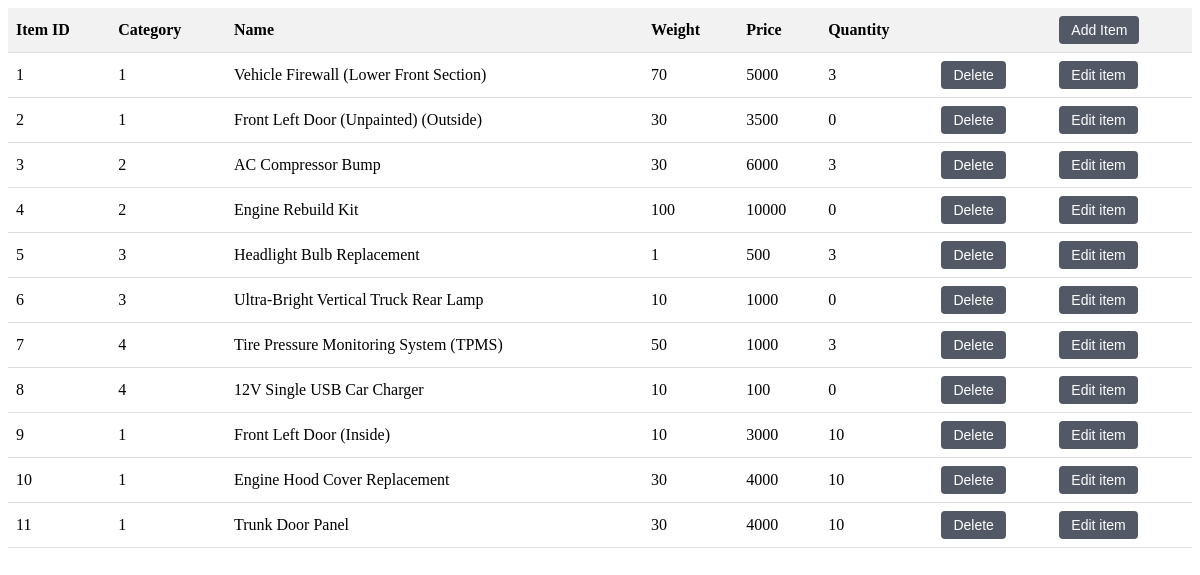
Before: /4523html&css/php/loadItem.php with the older database file.
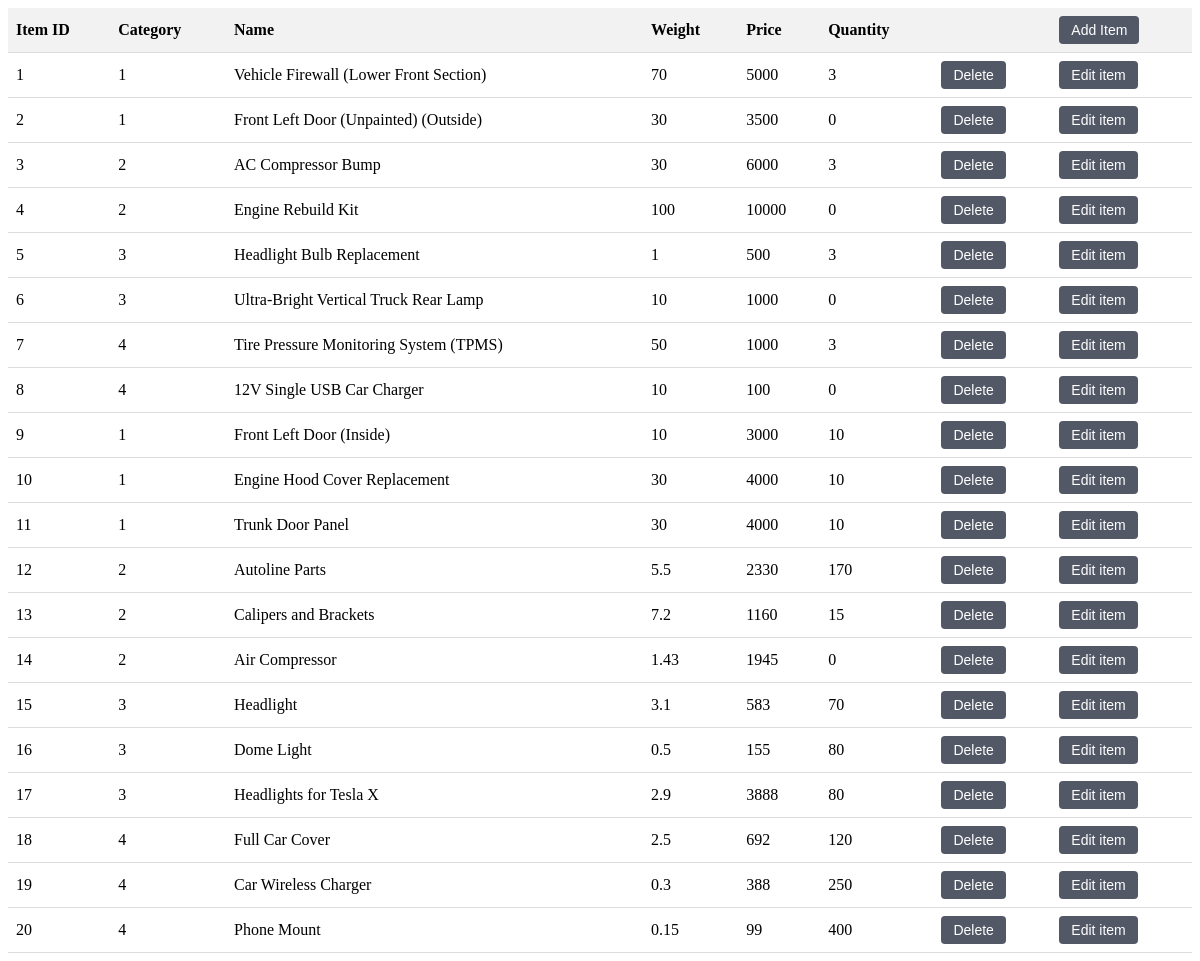
After: the same page with the newer database file.
### tables this page shows
CREATE TABLE Item (
    sparePartNum INT(10) NOT NULL,
    sparePartCategory INT(1) NOT NULL,
    sparePartName VARCHAR(255) NOT NULL,
    sparePartImage VARCHAR(100) NOT NULL,
    sparePartDescription VARCHAR(255),
    weight DOUBLE NOT NULL,
    stockItemQty INT(10) NOT NULL,
    price DOUBLE NOT NULL,
    PRIMARY KEY (sparePartNum)
);

### 4523html&css/php/loadItem.php (the view, shortened to what this page needs)
<!DOCTYPE html>
<html>
    <link rel="stylesheet" type="text/css" href="../css/item.css">
<?php
$servername = "127.0.0.1";
$username = "root";
$password = "";
$dbname = "projectdb";
$conn = new mysqli($servername, $username, $password, $dbname);
$sql = "SELECT * FROM Item";
$result = $conn->query($sql);
if ($result->num_rows > 0) {
    echo "
    <script>
        function redirectToNewPage() {
            parent.location.href = '../Add Item Form.html';
        }
        function deleteItem(sparePartNum) {
           if (confirm('Are you sure you want to delete this item?')) {
               var xhr = new XMLHttpRequest();
               xhr.open('POST', 'deleteItem.php', true);
               xhr.setRequestHeader('Content-Type', 'application/x-www-form-urlencoded');
               xhr.onreadystatechange = function () {
                   if (xhr.readyState == 4 && xhr.status == 200) {
                       alert(xhr.responseText);
                       location.reload(); // Reload the page to reflect the changes
                   }
               };
               xhr.send('sparePartNum=' + sparePartNum);
           }
        }
        function editItem(sparePartNum) {
            window.location.href = 'editItem.php?sparePartNum=' + sparePartNum;
        }
    </script>
    <table  class='order-table'>
    <tr>
    <th>Item ID</th>
    <th>Category</th>
    <th>Name</th>
    <th>Weight</th>
    <th>Price</th>
    <th>Quantity</th>
    <th></th>
    <th>
          <button onclick='redirectToNewPage()' >Add Item</button>
    </th>
    </tr>";
    while($row = $result->fetch_assoc()) {
        echo "<tr>
        <td>".$row["sparePartNum"]."</td>
        <td>".$row["sparePartCategory"]."</td>
        <td>".$row["sparePartName"]."</td>
        <td>".$row["weight"]."</td>
        <td>".$row["price"]."</td>
        <td>".$row["stockItemQty"]."</td>
        <td>
          <button onclick='deleteItem(".$row["sparePartNum"].")'>Delete</button>
        </td>
        <td>
          <button onclick='editItem(".$row["sparePartNum"].")'>Edit item</button>
        </td>
        </tr>";
    }
    echo "</table>";
} else {
    echo "0 results";
}
?>
</html>

### 4523html&css/css/item.css (style rules this page uses)
.order-table { width: 100%; border-collapse: collapse; border: none; }
.order-table th, .order-table td { padding: 8px; text-align: left; border-bottom: 1px solid #ddd; }
.order-table th { background-color: #f2f2f2; }
button { padding: 6px 12px; font-size: 14px; background-color: #525866; color: white; border: none; border-radius: 4px; cursor: pointer; }

Changed rows visible on the page:
added item: sparePartNum "12", sparePartCategory "2", sparePartName "Autoline Parts", weight "5.5", price "2330", stockItemQty "170"
added item: sparePartNum "13", sparePartCategory "2", sparePartName "Calipers and Brackets", weight "7.2", price "1160", stockItemQty "15"
added item: sparePartNum "14", sparePartCategory "2", sparePartName "Air Compressor", weight "1.43", price "1945", stockItemQty "0"
added item: sparePartNum "15", sparePartCategory "3", sparePartName "Headlight", weight "3.1", price "583", stockItemQty "70"
added item: sparePartNum "16", sparePartCategory "3", sparePartName "Dome Light", weight "0.5", price "155", stockItemQty "80"
added item: sparePartNum "17", sparePartCategory "3", sparePartName "Headlights for Tesla X", weight "2.9", price "3888", stockItemQty "80"
added item: sparePartNum "18", sparePartCategory "4", sparePartName "Full Car Cover", weight "2.5", price "692", stockItemQty "120"
added item: sparePartNum "19", sparePartCategory "4", sparePartName "Car Wireless Charger", weight "0.3", price "388", stockItemQty "250"
added item: sparePartNum "20", sparePartCategory "4", sparePartName "Phone Mount", weight "0.15", price "99", stockItemQty "400"
